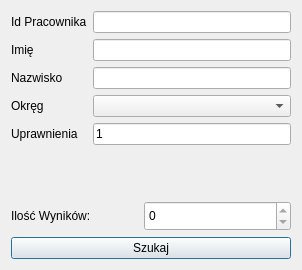
<?xml version="1.0" encoding="UTF-8"?>
<ui version="4.0">
 <class>advancedSearch</class>
 <widget class="QDialog" name="advancedSearch">
  <property name="windowModality">
   <enum>Qt::ApplicationModal</enum>
  </property>
  <property name="geometry">
   <rect>
    <x>0</x>
    <y>0</y>
    <width>302</width>
    <height>270</height>
   </rect>
  </property>
  <property name="minimumSize">
   <size>
    <width>0</width>
    <height>270</height>
   </size>
  </property>
  <property name="maximumSize">
   <size>
    <width>16777215</width>
    <height>270</height>
   </size>
  </property>
  <property name="windowTitle">
   <string>Zaawansowane Wyszukiwanie Pracownika</string>
  </property>
  <property name="modal">
   <bool>true</bool>
  </property>
  <layout class="QVBoxLayout" name="verticalLayout">
   <item>
    <layout class="QFormLayout" name="formLayout">
     <item row="0" column="0">
      <widget class="QLabel" name="label">
       <property name="text">
        <string>Id Pracownika</string>
       </property>
      </widget>
     </item>
     <item row="1" column="0">
      <widget class="QLabel" name="label_2">
       <property name="text">
        <string>Imię</string>
       </property>
      </widget>
     </item>
     <item row="2" column="0">
      <widget class="QLabel" name="label_3">
       <property name="text">
        <string>Nazwisko</string>
       </property>
      </widget>
     </item>
     <item row="3" column="0">
      <widget class="QLabel" name="label_4">
       <property name="text">
        <string>Okręg</string>
       </property>
      </widget>
     </item>
     <item row="4" column="0">
      <widget class="QLabel" name="label_5">
       <property name="text">
        <string>Uprawnienia</string>
       </property>
      </widget>
     </item>
     <item row="4" column="1">
      <widget class="QLineEdit" name="permissionSearch">
       <property name="inputMethodHints">
        <set>Qt::ImhDigitsOnly</set>
       </property>
       <property name="text">
        <string>1</string>
       </property>
      </widget>
     </item>
     <item row="3" column="1">
      <widget class="QComboBox" name="regionSearch"/>
     </item>
     <item row="2" column="1">
      <widget class="QLineEdit" name="surnameSearch"/>
     </item>
     <item row="1" column="1">
      <widget class="QLineEdit" name="nameSearch"/>
     </item>
     <item row="0" column="1">
      <widget class="QLineEdit" name="idSearch">
       <property name="inputMethodHints">
        <set>Qt::ImhDigitsOnly</set>
       </property>
      </widget>
     </item>
    </layout>
   </item>
   <item>
    <layout class="QHBoxLayout" name="horizontalLayout">
     <item>
      <widget class="QLabel" name="label_6">
       <property name="sizePolicy">
        <sizepolicy hsizetype="Minimum" vsizetype="Minimum">
         <horstretch>0</horstretch>
         <verstretch>0</verstretch>
        </sizepolicy>
       </property>
       <property name="maximumSize">
        <size>
         <width>127</width>
         <height>30</height>
        </size>
       </property>
       <property name="text">
        <string>Ilość Wyników:</string>
       </property>
      </widget>
     </item>
     <item>
      <widget class="QSpinBox" name="resultCount">
       <property name="maximumSize">
        <size>
         <width>16777215</width>
         <height>30</height>
        </size>
       </property>
       <property name="readOnly">
        <bool>true</bool>
       </property>
       <property name="maximum">
        <number>1000000</number>
       </property>
       <property name="value">
        <number>0</number>
       </property>
      </widget>
     </item>
    </layout>
   </item>
   <item>
    <widget class="QPushButton" name="searchButton">
     <property name="text">
      <string>Szukaj</string>
     </property>
    </widget>
   </item>
  </layout>
 </widget>
 <resources/>
 <connections/>
</ui>
